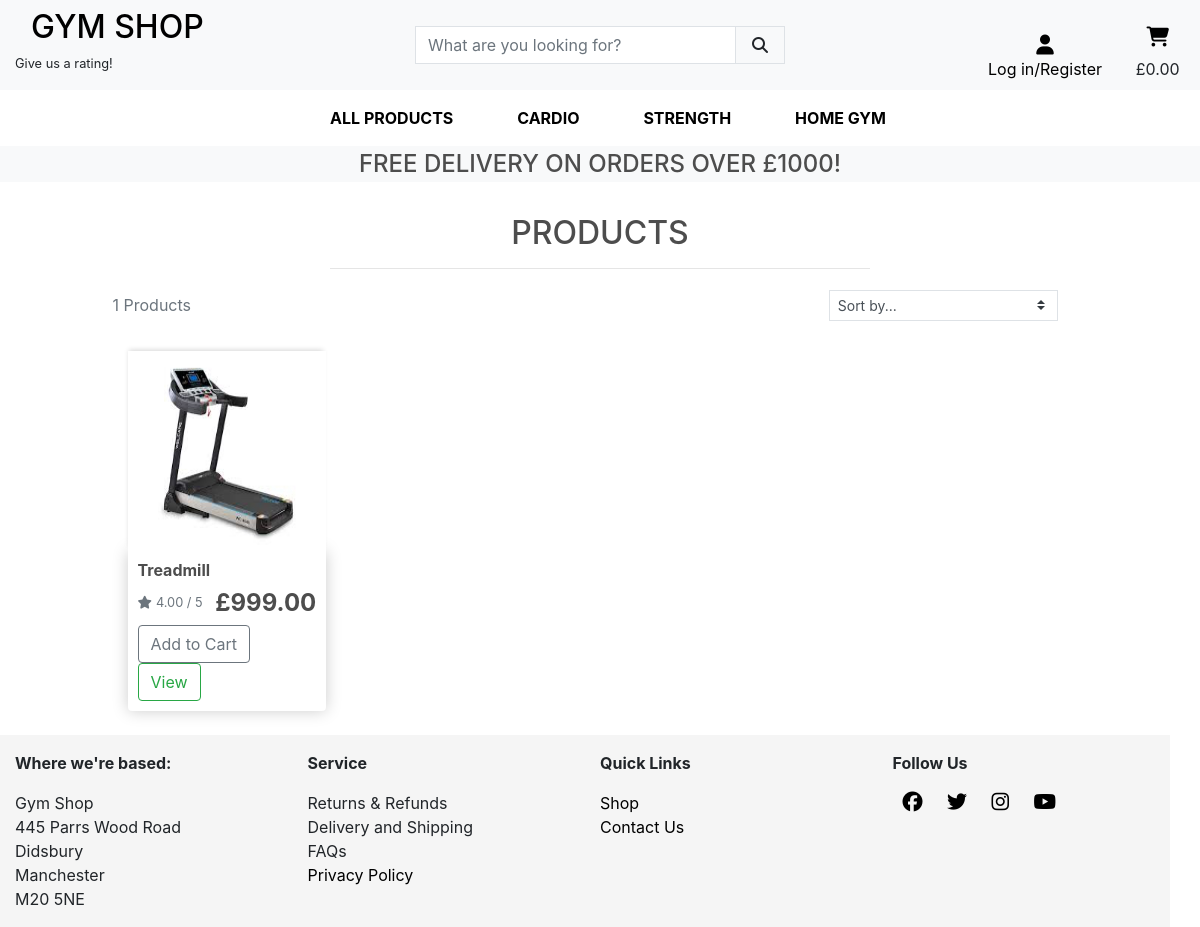
/store/, run on the app's committed database.
### store/models.py (models this page shows, shortened)
class Product(models.Model):
    category = models.ForeignKey('Category', null=True, blank=True,
                                 on_delete=models.SET_NULL)
    title = models.CharField(max_length=100)
    sku = models.CharField(max_length=254, null=True, blank=True)
    price = models.FloatField()
    rating = models.DecimalField(max_digits=6, decimal_places=2,
                                 null=True, blank=True)
    image = models.ImageField(null=True, blank=True)
    description = models.TextField(null=True, blank=True)

### store/views.py (the view, shortened to what this page needs)
# urls.py: path('', views.item_list, name="item_list"),
def item_list(request):
    products = Product.objects.all()
    query = None
    categories = None
    sort = None
    direction = None
    current_sorting = f'{sort}_{direction}'
    context = {
        'products': products,
        'search_term': query,
        'current_categories': categories,
        'current_sorting': current_sorting,
    }
    return render(request, "store/item_list.html", context)

### store/templates/store/item_list.html (shortened to what this page needs)
{% extends 'base.html' %}
{% load static %}
{% block content %}
<div class="overlay"></div>
<div class="col text-center mt-3">
    <h2 class="logo-font">Products</h2>
    <hr class="w-50 mb-1">
</div>
</div>
<div class="row col-sm-12">
<div class="product-container col-10 offset-1">
    <div class="row mt-1 mb-2">
        <div class="col-12 col-md-6 my-auto order-md-last d-flex justify-content-center justify-content-md-end">
            <div class="sort-select-wrapper w-50">
                <select id="sort-selector"
                    class="custom-select custom-select-sm rounded-0 border border-{% if current_sorting != 'None_None' %}info{% else %}black{% endif %}">
                    <option value="reset" {% if current_sorting == 'None_None' %}selected{% endif %}>Sort by...
                    </option>
                </select>
            </div>
        </div>
        <div class="col-12 col-md-6 order-md-first">
            <p class="text-muted mt-3 text-center text-md-left">
                {{ products|length }} Products
            </p>
        </div>
    </div>
<div class="row col-sm-12">
    {% for product in products %}
    <div class="col-sm-12 col-md-6 col-lg-4 col-xl-3">
        <img class="thumbnail" src="{{ product.image.url }}" alt="{{product.title}}">
        <div class="box-element product">
            <h6><strong>{{product.title}}</strong></h6>
            {% if product.rating %}
            <small class="text-muted"><i class="fas fa-star mr-1"></i>{{ product.rating }} / 5</small>
            {% else %}
            <small class="text-muted">No Rating</small>
            {% endif %}
            <h4 style="display: inline-block; float: right;"><strong>£{{product.price|floatformat:2}}</strong></h4>
            <button data-product={{product.id}} data-action="add" class="btn btn-outline-secondary add-btn update-cart">Add to Cart</button>
            <a class="btn btn-outline-success" style="display: inline-block;"
                href="{% url 'item_view' product.id %}">View</a>
        </div>
    </div>
    {% endfor %}
</div>
<br>
{% endblock content %}

### static/css/base.css (style rules this page uses)
html { height: 100%; }
body { padding-top: 150px; background: url('/media/images/homepage-image.jpg') no-repeat center center fixed; background-size: cover; height: calc(100vh - 164px); color: #555; font-family: 'Lato'; }
.logo-font { text-transform: uppercase; }
.border-black { border: 1px solid black !important; }
body { padding-top: 150px; background: url('/media/homepage_background_image.jpg') no-repeat center center fixed; background-size: cover; height: calc(100vh - 164px); color: #555; font-family: 'Lato'; }
.overlay { height: 100%; width: 100%; top: 0; left: 0; position: fixed; background: white; z-index: -1; }
h1,h2,h3,h4,h5,h6 { color:hsl(0, 0%, 30%); }
.box-element { box-shadow:hsl(0, 0%, 80%) 0 0 16px; background-color: #fff; border-radius: 4px; padding: 10px; }
.thumbnail { width: 100%; height: 200px; -webkit-box-shadow: -1px -3px 5px -2px rgba(214,214,214,1); -moz-box-shadow: -1px -3px 5px -2px rgba(214,214,214,1); box-shadow: -1px -3px 5px -2px rgba(214,214,214,1); }
.product { border-radius: 0 0 4px 4px; }
.col-lg-4, .col-lg-6, .col-lg-8, .col-lg-12 { margin-top: 10px; }
.btn { border-radius: 0; }
html, body { height: 100%; }
a { outline: none !important; }

### data on the page
Product: image (picture), title "Treadmill", rating "4.00", price "999.00"

### other printed values
{{ free_delivery_threshold }} "1000"
{{ products|length }} "1"
